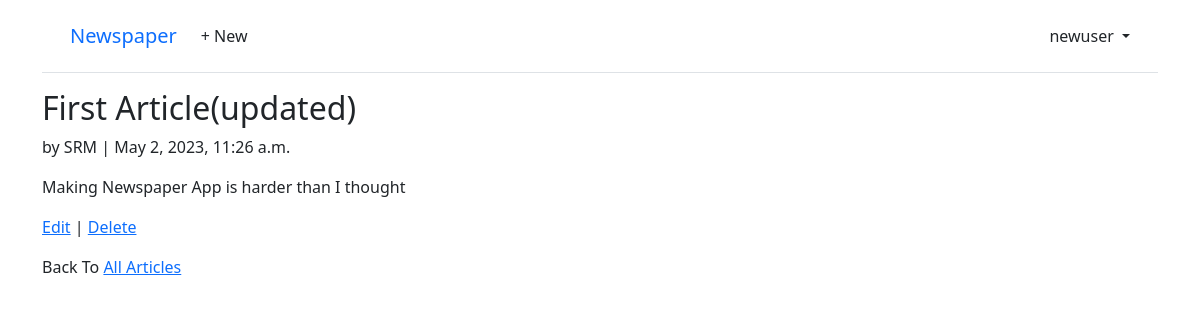
Screenshot of /articles/1/ (signed in) with the database file from the repository.
### accounts/models.py (models this page shows)
class CustomUser(AbstractUser):
    age = models.PositiveIntegerField(null=True, blank=True)

### articles/models.py (models this page shows, shortened)
class Article(models.Model):
    title = models.CharField(max_length=255)
    body = models.TextField()
    date = models.DateTimeField(auto_now_add=True)
    author = models.ForeignKey(
        settings.AUTH_USER_MODEL,
        on_delete=models.CASCADE,
    )

### articles/views.py (the view)
# urls.py: path('<int:pk>/', ArticleDetailView.as_view(), name="article_detail"),
class ArticleDetailView(DetailView):
    model = Article
    template_name = "article_detail.html"

### templates/article_detail.html
{% extends 'base.html' %}
{% block content %}
<div class="article-entry">
    <h2>{{article.title}}</h2>
    <p>by {{ article.author }} | {{ article.date }}</p>
    <p>{{ article.body }}</p>
    <p><a href="{% url 'article_edit' article.pk %}">Edit</a>
        | <a href="{% url 'article_delete' article.pk %}">Delete</a>
    </p>
    <p>Back To <a href="{% url 'article_list' %}">All Articles</a></p>
</div>
{% endblock %}

### templates/base.html (shortened to what this page needs)
<!DOCTYPE html>
<html>
  <head>
    <link
      href="https://cdn.jsdelivr.net/npm/bootstrap@5.1.3/dist/css/bootstrap.min.css"
      rel="stylesheet"
    />
  </head>
  <body>
    <div class="container">
      <header class="p-3 mb-3 border-bottom">
        <div class="container">
          <div
            class="d-flex flex-wrap align-items-center justify-content-center justify-content-lg-start"
          >
            <a class="navbar-brand" href="{% url 'home' %}">Newspaper</a>
            <ul
              class="nav col-12 col-lg-auto me-lg-auto mb-2 justify-content-center mb-md-0"
            >
              {% if user.is_authenticated %}
              <li><a href="#" class="nav-link px-2 link-dark">+ New</a></li>
            </ul>
            <div class="dropdown text-end">
              <a
                href="#"
                class="d-block link-dark text-decoration-none dropdown-toggle"
                id="dropdownUser1"
                data-bs-toggle="dropdown"
                aria-expanded="false"
              >
                {{ user.username }}
              </a>
            </div>
            {% endif %}
          </div>
        </div>
      </header>
      <main>{% block content %} {% endblock content %}</main>
    </div>
  </body>
</html>

### rows the page displays
CustomUser: username "newuser"
Article: title "First Article(updated)", author "SRM", date "May 2, 2023, 11:26 a.m.", body "Making Newspaper App is harder than I thought"
